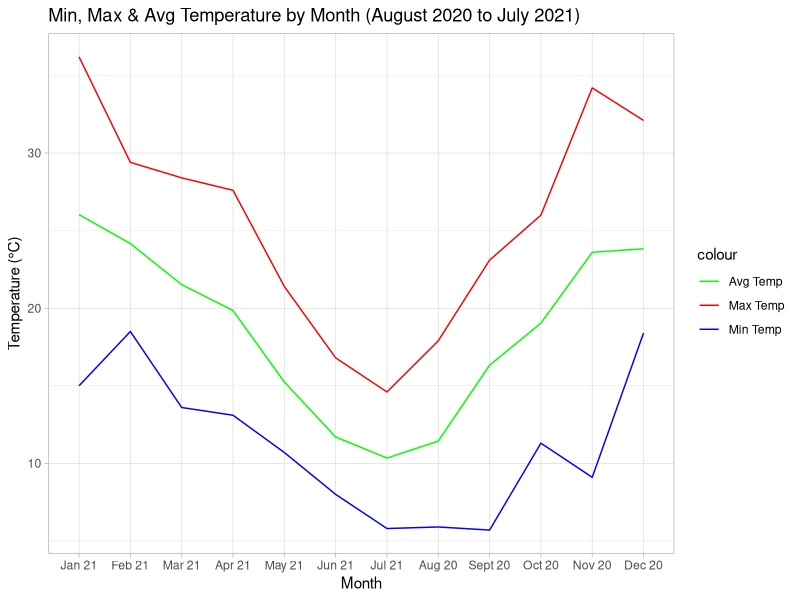
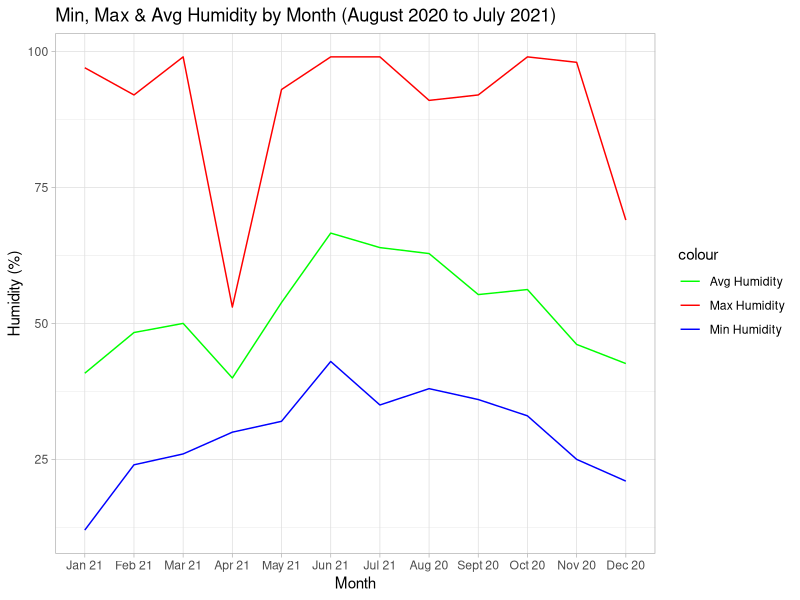
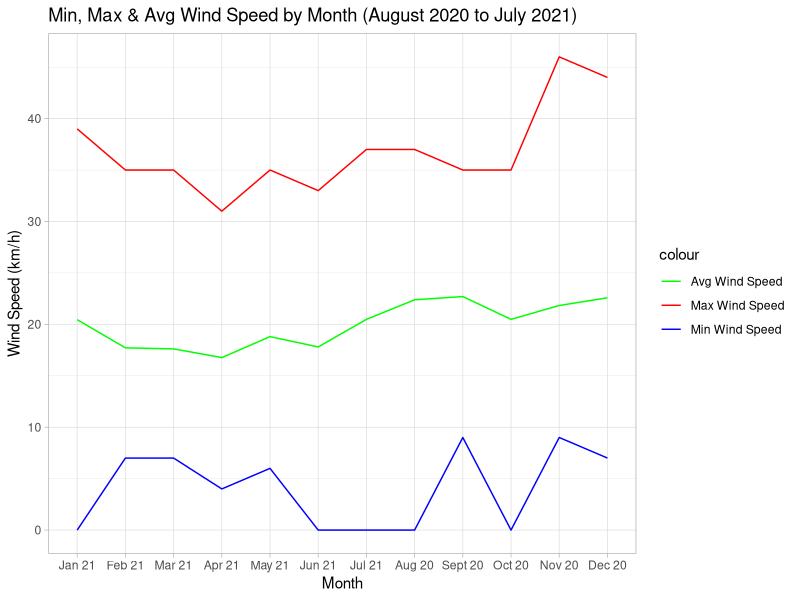
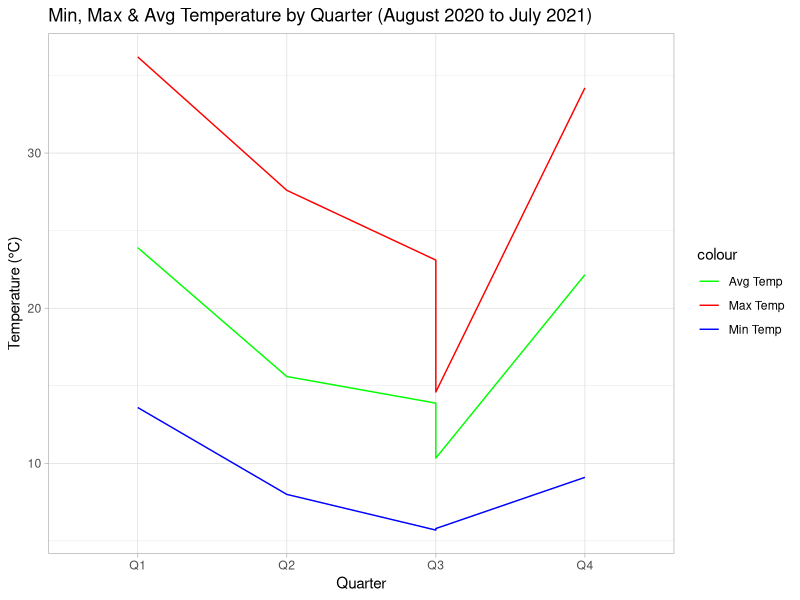
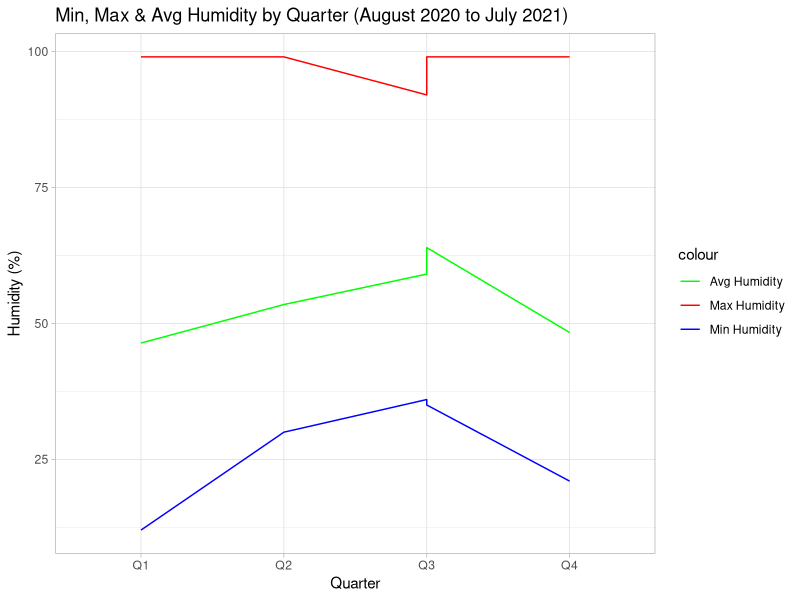
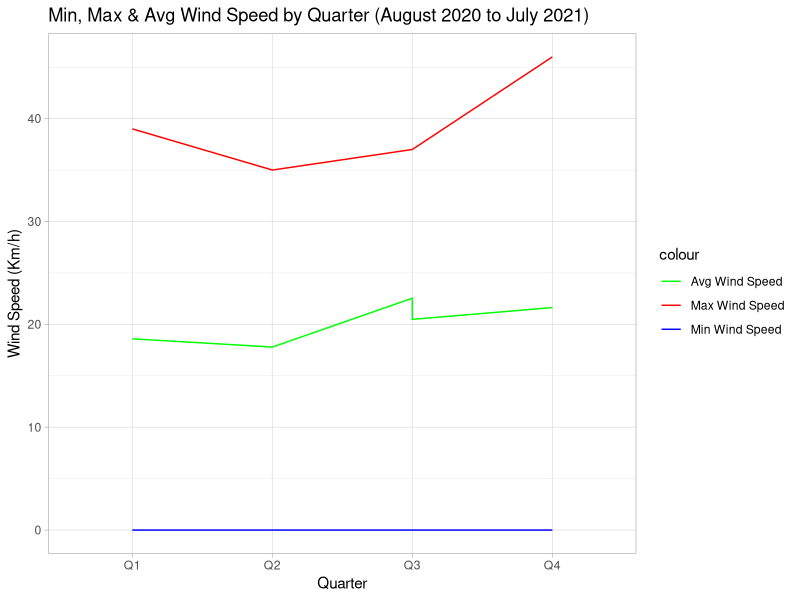

The R script that drew these images, in order:
## ---- chunk 1
knitr::opts_chunk$set(echo = TRUE)
## ---- chunk 2
library(tidyverse)
library(dplyr)
library(Metrics)
library(modeest)
library(lubridate)
library(ggplot2)
library(gridExtra)


act_weather_data <- read_csv("act_weather_data_partA.csv")
## ---- chunk 3
summary(act_weather_data$Minimum_temperature)
summary(act_weather_data$Maximum_temperature)
summary(act_weather_data$'9am_Temperature')
summary(act_weather_data$'Speed_of_maximum_wind_gust_(km/h)')
summary(act_weather_data$'3pm_Temperature')
## ---- chunk 4
act_weather_data$Date <- as.Date(act_weather_data$Date, format = "%d/%m/%Y")

# Calculate daily average temperature
monthly_avg_temperature <- act_weather_data %>%
  mutate(Year = year(Date), Month = month(Date)) %>%
  group_by(Year, Month) %>%
  summarise(Avg_Monthly_Temperature = mean((Maximum_temperature + Minimum_temperature) / 2))

monthly_avg_temperature
## ---- chunk 5
# Group the data by the direction of maximum wind gust and calculate the average speed
wind_data <- act_weather_data %>%
  group_by(Direction_of_maximum_wind_gust) %>%
  summarise(Avg_Speed_of_maximum_wind_gust = mean(`Speed_of_maximum_wind_gust_(km/h)`, na.rm = TRUE))

print(wind_data)
## ---- chunk 6
# Calculate the average rainfall
rain_data <- act_weather_data %>%
  group_by(Year, Month) %>%
  summarize(Avg_Rainfall = mean(`Rainfall_(mm)`, na.rm = TRUE))

# Find row with the highest average rainfall
max_rainfall_row <- rain_data[which.max(rain_data$Avg_Rainfall), ]

# Get Year and Month with the highest average rainfall
highest_rainfall_year <- max_rainfall_row$Year
highest_rainfall_month <- max_rainfall_row$Month

cat("The month with the highest average rainfall is in Year:", highest_rainfall_year, "Month:", highest_rainfall_month)
## ---- chunk 7
# Calculate the average rainfall
result <- act_weather_data %>%
  group_by(Year, Month) %>%
  summarize(Avg_Rainfall = mean(`Rainfall_(mm)`, na.rm = TRUE))

# Find row with the lowest average rainfall
min_rainfall_row <- result[which.min(result$Avg_Rainfall), ]

# Get Year and Month with the lowest average rainfall
driest_month_year <- min_rainfall_row$Year
driest_month <- min_rainfall_row$Month

cat("The driest month in terms of average rainfall is in Year:", driest_month_year, "Month:", driest_month)
## ---- chunk 8
# Filter the data for the year 2019
data_2019 <- act_weather_data %>% filter(Year == 2019)

# Calculate the average of 9am and 3pm humidity
result <- data_2019 %>%
  group_by(Month) %>%
  summarize(Avg_Humidity = mean(c(`9am_relative_humidity_(%)`, `3pm_relative_humidity_(%)`), na.rm = TRUE))

# Find= row with the highest average combined humidity
max_humidity_row <- result[which.max(result$Avg_Humidity), ]

# Get Month with the highest average combined humidity
highest_humidity_month <- max_humidity_row$Month

cat("The month in 2019 with the highest average combined humidity level (9am and 3pm) is Month:", highest_humidity_month)
## ---- chunk 9
# Filter the data for the period between August 2020 and July 2021
data_aug2020_jul2021 <- act_weather_data %>%
  filter(Year == 2020 & Month >= 8 | Year == 2021 & Month <= 7)

# Group the filtered data by Year, Quarter, and Month, and calculate the statistics
summary_table <- data_aug2020_jul2021 %>%
  group_by(Year, Quarter = cut(Month, breaks = c(0, 3, 6, 9, 12), labels = c("Q1", "Q2", "Q3", "Q4")), Month) %>%
  summarise(
    Min_Temp = min(`3pm_Temperature`, na.rm = TRUE),
    Max_Temp = max(`3pm_Temperature`, na.rm = TRUE),
    Avg_Temp = mean(`3pm_Temperature`, na.rm = TRUE),
    Min_WindS = min(`3pm_wind_speed_(km/h)`, na.rm = TRUE),
    Max_WindS = max(`3pm_wind_speed_(km/h)`, na.rm = TRUE),
    Avg_WindS = mean(`3pm_wind_speed_(km/h)`, na.rm = TRUE),
    Min_Hum = min(`3pm_relative_humidity_(%)`, na.rm = TRUE),
    Max_Hum = max(`3pm_relative_humidity_(%)`, na.rm = TRUE),
    Avg_Hum = mean(`3pm_relative_humidity_(%)`, na.rm = TRUE)
  )

# Combine each quarter's data together
quarterly_summary_table <- summary_table %>%
  group_by(Year, Quarter) %>%
  summarize(
    Min_Temperature = min(Min_Temp),
    Max_Temperature = max(Max_Temp),
    Avg_Temperature = mean(Avg_Temp),
    Min_Wind_Speed = min(Min_WindS),
    Max_Wind_Speed = max(Max_WindS),
    Avg_Wind_Speed = mean(Avg_WindS),
    Min_Humidity = min(Min_Hum),
    Max_Humidity = max(Max_Hum),
    Avg_Humidity = mean(Avg_Hum)
  )

quarterly_summary_table
summary_table
## ---- chunk 10
monthly_summary_table <- summary_table %>%
  filter(!is.na(Month))

month_order <- c("Jan 21", "Feb 21", "Mar 21", "Apr 21", "May 21", "Jun 21", "Jul 21", "Aug 20", "Sept 20", "Oct 20", "Nov 20", "Dec 20")

# Creates Line graph for temperature
temperature_monthly <- ggplot(monthly_summary_table, aes(x = Month)) +
  geom_line(aes(y = Max_Temp, color = "Max Temp")) +
  geom_line(aes(y = Min_Temp, color = "Min Temp")) +
  geom_line(aes(y = Avg_Temp, color = "Avg Temp")) +
  labs(title = "Min, Max & Avg Temperature by Month (August 2020 to July 2021)",
       x = "Month",
       y = "Temperature (°C)") +
  scale_color_manual(values = c("Max Temp" = "red", "Min Temp" = "blue", "Avg Temp" = "green")) +
  scale_x_discrete(limits = month_order) +
  theme_light()

# Creates Line graph for Humidity
humidity_monthly <- ggplot(monthly_summary_table, aes(x = Month)) +
  geom_line(aes(y = Max_Hum, color = "Max Humidity")) +
  geom_line(aes(y = Min_Hum, color = "Min Humidity")) +
  geom_line(aes(y = Avg_Hum, color = "Avg Humidity")) +
  labs(title = "Min, Max & Avg Humidity by Month (August 2020 to July 2021)",
       x = "Month",
       y = "Humidity (%)") +
  scale_color_manual(values = c("Max Humidity" = "red", "Min Humidity" = "blue", "Avg Humidity" = "green")) +
  scale_x_discrete(limits = month_order) +
  theme_light()

# Creates Line graph for Wind Speed
wind_speed_monthly <- ggplot(monthly_summary_table, aes(x = Month)) +
  geom_line(aes(y = Max_WindS, color = "Max Wind Speed")) +
  geom_line(aes(y = Min_WindS, color = "Min Wind Speed")) +
  geom_line(aes(y = Avg_WindS, color = "Avg Wind Speed")) +
  labs(title = "Min, Max & Avg Wind Speed by Month (August 2020 to July 2021)",
       x = "Month",
       y = "Wind Speed (km/h)") +
  scale_color_manual(values = c("Max Wind Speed" = "red", "Min Wind Speed" = "blue", "Avg Wind Speed" = "green")) +
  scale_x_discrete(limits = month_order) +
  theme_light()

# Filter the data for quarters
quarterly_temperature_summary_table <- summary_table %>%
  filter(!is.na(Quarter))

temperature_quarterly_box_data <- quarterly_summary_table %>%
  pivot_longer(cols = starts_with("Min_Temperature"), names_to = "Statistic", values_to = "Temperature")

# Creates Line graph for temperature (Quarterly)
temperature_quarterly_line <- ggplot(quarterly_summary_table, aes(x = Quarter, group = 1)) +
  geom_line(aes(y = Min_Temperature, color = "Min Temp")) +
  geom_line(aes(y = Max_Temperature, color = "Max Temp")) +
  geom_line(aes(y = Avg_Temperature, color = "Avg Temp")) +
  labs(title = "Min, Max & Avg Temperature by Quarter (August 2020 to July 2021)",
       x = "Quarter",
       y = "Temperature (°C)") +
  scale_color_manual(values = c("Max Temp" = "red", "Min Temp" = "blue", "Avg Temp" = "green")) +
  theme_light()

# Creates Line graph for HUmidity (Quarterly)
humidity_quarterly_line <- ggplot(quarterly_summary_table, aes(x = Quarter, group = 1)) +
  geom_line(aes(y = Min_Humidity, color = "Min Humidity")) +
  geom_line(aes(y = Max_Humidity, color = "Max Humidity")) +
  geom_line(aes(y = Avg_Humidity, color = "Avg Humidity")) +
  labs(title = "Min, Max & Avg Humidity by Quarter (August 2020 to July 2021)",
       x = "Quarter",
       y = "Humidity (%)") +
  scale_color_manual(values = c("Max Humidity" = "red", "Min Humidity" = "blue", "Avg Humidity" = "green")) +
  theme_light()

# Creates Line graph for Wind Speed (Quarterly)
wind_speed_quarterly_line <- ggplot(quarterly_summary_table, aes(x = Quarter, group = 1)) +
  geom_line(aes(y = Min_Wind_Speed, color = "Min Wind Speed")) +
  geom_line(aes(y = Max_Wind_Speed, color = "Max Wind Speed")) +
  geom_line(aes(y = Avg_Wind_Speed, color = "Avg Wind Speed")) +
  labs(title = "Min, Max & Avg Wind Speed by Quarter (August 2020 to July 2021)",
       x = "Quarter",
       y = "Wind Speed (Km/h)") +
  scale_color_manual(values = c("Max Wind Speed" = "red", "Min Wind Speed" = "blue", "Avg Wind Speed" = "green")) +
  theme_light()

print(temperature_monthly)
print(humidity_monthly)
print(wind_speed_monthly)

print(temperature_quarterly_line)
print(humidity_quarterly_line)
print(wind_speed_quarterly_line)
